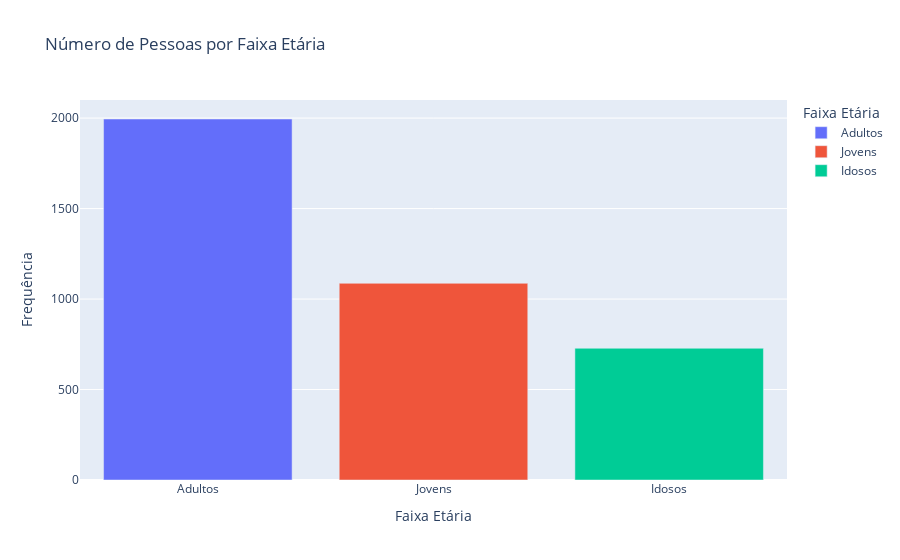

Notebook cell for this chart:
### Code cell
px.bar(data_frame=base_ipea['faixa_etaria'].value_counts().reset_index(), x='faixa_etaria', y='count', color='faixa_etaria', title='Número de Pessoas por Faixa Etária',
       labels={'faixa_etaria':'Faixa Etária', 'count':'Frequência'})

### Figure 1 — Plotly figure (JSON) as saved in the notebook; plotly's stock layout.template omitted (floating-point values rounded to 4 significant figures)
{"data": [{"alignmentgroup": "True", "hovertemplate": "Faixa Etária=%{x}<br>Frequência=%{y}<extra></extra>", "legendgroup": "Adultos", "marker": {"color": "#636efa", "pattern": {"shape": ""}}, "name": "Adultos", "offsetgroup": "Adultos", "orientation": "v", "showlegend": true, "textposition": "auto", "type": "bar", "x": ["Adultos"], "xaxis": "x", "y": [1995], "yaxis": "y"}, {"alignmentgroup": "True", "hovertemplate": "Faixa Etária=%{x}<br>Frequência=%{y}<extra></extra>", "legendgroup": "Jovens", "marker": {"color": "#EF553B", "pattern": {"shape": ""}}, "name": "Jovens", "offsetgroup": "Jovens", "orientation": "v", "showlegend": true, "textposition": "auto", "type": "bar", "x": ["Jovens"], "xaxis": "x", "y": [1087], "yaxis": "y"}, {"alignmentgroup": "True", "hovertemplate": "Faixa Etária=%{x}<br>Frequência=%{y}<extra></extra>", "legendgroup": "Idosos", "marker": {"color": "#00cc96", "pattern": {"shape": ""}}, "name": "Idosos", "offsetgroup": "Idosos", "orientation": "v", "showlegend": true, "textposition": "auto", "type": "bar", "x": ["Idosos"], "xaxis": "x", "y": [728], "yaxis": "y"}], "layout": {"barmode": "relative", "legend": {"title": {"text": "Faixa Etária"}, "tracegroupgap": 0}, "title": {"text": "Número de Pessoas por Faixa Etária"}, "xaxis": {"anchor": "y", "categoryarray": ["Adultos", "Jovens", "Idosos"], "categoryorder": "array", "domain": [0, 1], "title": {"text": "Faixa Etária"}}, "yaxis": {"anchor": "x", "domain": [0, 1], "title": {"text": "Frequência"}}}}
